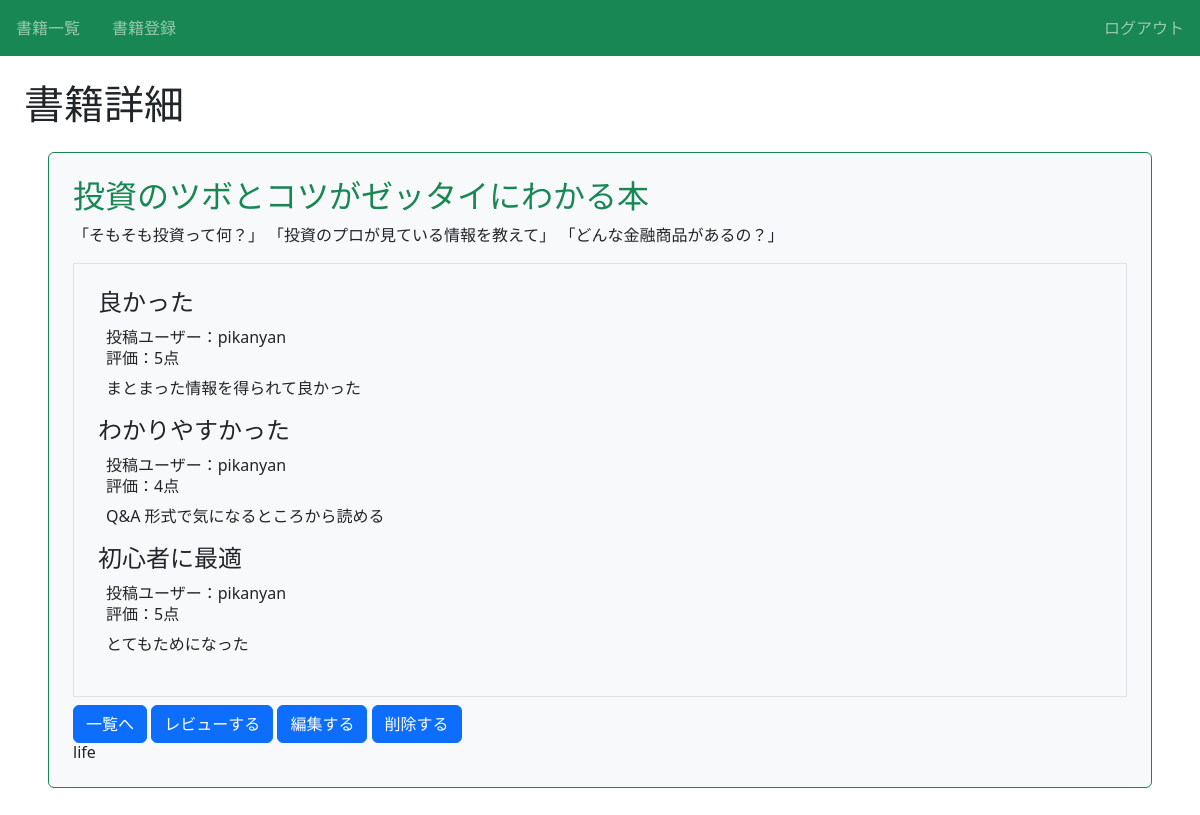
/book/8/detail/ (signed in), run on the app's committed database.
### book/models.py (models this page shows, shortened)
class Book(models.Model):
    title = models.CharField(max_length=100)
    text = models.TextField()
    thumbnail = models.ImageField(null=True, blank=True)
    category = models.CharField\
    (
        max_length=100,
        choices=CATEGORY,
    )
    user = models.ForeignKey('auth.User', on_delete=models.CASCADE) # 追加

class Review(models.Model):
    book = models.ForeignKey(Book, on_delete=models.CASCADE)
    title = models.CharField(max_length=100)
    text = models.TextField()
    rate = models.IntegerField(choices=RATE_CHOICES)
    user = models.ForeignKey('auth.User', on_delete=models.CASCADE)

### book/views.py (the view)
# urls.py: path('book/<int:pk>/detail/', views.DetailBookView.as_view(), name='detail-book'),
class DetailBookView(LoginRequiredMixin, DetailView):
    template_name = 'book/book_detail.html'
    model = Book

### book/templates/book/book_detail.html (shortened to what this page needs)
{% extends 'base.html' %}
{% block h1 %}書籍詳細{% endblock %}
{% block content %}
<div class="p-4 m-4 bg-light border border-success rounded">
    <h2 class="text-success">{{ object.title }}</h2>
    <p>{{ object.text }}</p>
    <div class="border p-4 mb-2">
    {% for review in object.review_set.all %}
    <div>
        <h3 class="h4">{{ review.title }}</h3>
        <div class="px-2">
            <span>投稿ユーザー：{{ review.user.username }}</span>
            <h6>評価：{{ review.rate }}点</h6>
            <p>{{ review.text }}</p>
        </div>
    </div>
    {% endfor %}
    </div>
    <a href="{% url 'list-book' %}" class="btn btn-primary">一覧へ</a>
    <a href="{% url 'review' object.pk %}" class="btn btn-primary">レビューする</a>
    <a href="{% url 'update-book' object.pk %}" class="btn btn-primary">編集する</a>
    <a href="{% url 'delete-book' object.pk %}" class="btn btn-primary">削除する</a>
    <h6 class="card-title">{{ object.category }}</h6>
</div>
{% endblock content %}

### book/static/book/css/style.css (style rules this page uses)
a { text-decoration: none; }

### data on the page
Book: title "投資のツボとコツがゼッタイにわかる本", text "「そもそも投資って何？」 「投資のプロが見ている情報を教えて」 「どんな金融商品があるの？」", category "life"
Review: title "良かった", user.username "pikanyan", rate "5", text "まとまった情報を得られて良かった"
Review: title "わかりやすかった", user.username "pikanyan", rate "4", text "Q&A 形式で気になるところから読める"
Review: title "初心者に最適", user.username "pikanyan", rate "5", text "とてもためになった"
